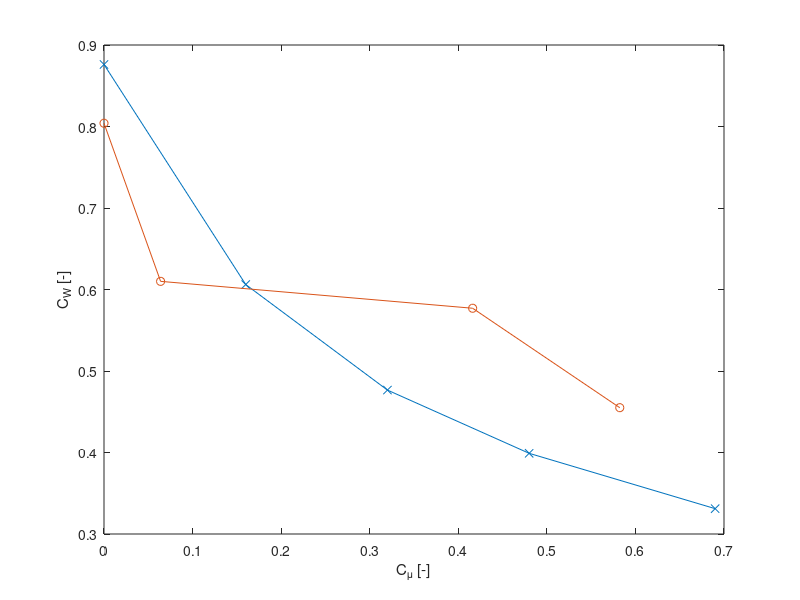

Write MATLAB code to recreate this figure.
%n = [0 500 1000 1500 2000 2500];
C_mu = [0 0.16 0.32 0.48 0.69];
C_w = [0.8761 0.6061 0.4766 0.399 0.3311];
C_mu50 = [0 0.0639 0.2704 0.4162 0.5823];
C_w50 = [0.804 0.61 0.577 0.455];

x1 = C_mu;
y1 = C_w;
x2= C_mu50([1:2,4:5]);
y2= C_w50;
figure()
plot(x1,y1,'-x',x2,y2,'-o')

%title(['Cw:_',num2str(
ylabel('C_{W} [-]')
xlabel('C_{\mu} [-]')
%set(gca,'box','on')
%legend('p_t Daten', 'p Daten', 'p_t Verauf (fit)' , 'p Verlauf (fit)', 'location', 'northeastoutside')